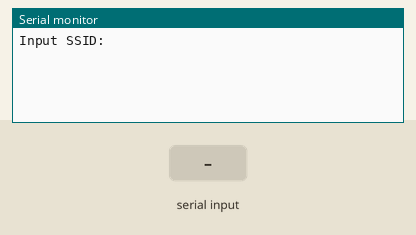
The sketch below on a simulated ESP8266 (NodeMCU). Parts: the last lines printed to the serial monitor. Inputs (shaded band) come from the test bench. WiFi joins after 1.5 s; servers stay silent unless stated.

Above: at 6.0 s.
6.1 s: "T" received over Serial
At 7.6 s:
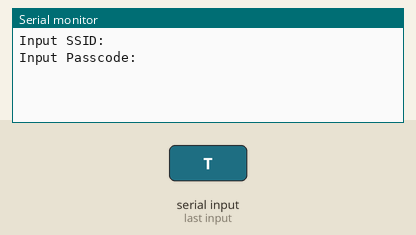
8.6 s: "M" received over Serial
At 11.5 s:
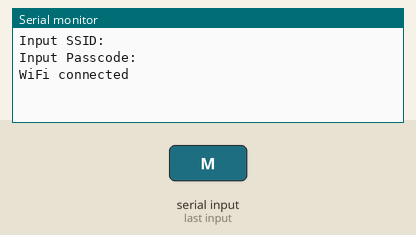
11.6 s: "T" received over Serial
At 14.5 s:
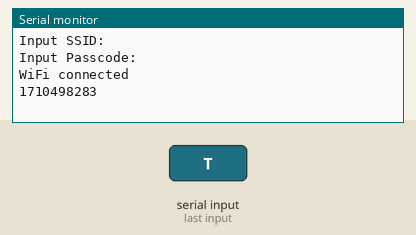

Measured:
- after the input at 6.1 s, the serial monitor: prints a new line after 1.0 s (image 1)
- after the input at 8.6 s, the serial monitor: prints a new line after 2.5 s (image 2)
- after the input at 11.6 s, the serial monitor: prints a new line after 2.3 s (image 3)

The sketch:

WifiController.ino
```cpp
#include <ESP8266WiFi.h>
#include <WiFiUdp.h>

unsigned int localPort = 2390;      // local port to listen for UDP packets
IPAddress timeServerIP; // time.nist.gov NTP server address
const char* ntpServerName = "time.nist.gov";
const int NTP_PACKET_SIZE = 48; // NTP time stamp is in the first 48 bytes of the message
byte packetBuffer[ NTP_PACKET_SIZE]; //buffer to hold incoming and outgoing packets
bool inside_mol = false;

// A UDP instance to let us send and receive packets over UDP
WiFiUDP udp;

void setup() {
  Serial.begin(115200);

  delay(5000);

  Serial.println("Input SSID: ");
  wait_for_response();
  String ssid = Serial.readString();
  Serial.println("Input Passcode: ");
  wait_for_response();
  String pass = Serial.readString();

  // We start by connecting to a WiFi network
  // Debugging - Serial.print("Connecting to ");
  // Debugging - Serial.println(ssid);
  WiFi.mode(WIFI_STA);
  WiFi.begin(ssid, pass);

  while (WiFi.status() != WL_CONNECTED) {
    delay(500);
    // Debugging - Serial.print(".");
  }
  // Debugging - Serial.println("");

  //Debugging - Serial.println("WiFi connected");
  // Debugging - Serial.println("IP address: ");
  // Debugging - Serial.println(WiFi.localIP());

  // Debugging - Serial.println("Starting UDP");
  udp.begin(localPort);
  // Debugging - Serial.print("Local port: ");
  // Debugging - Serial.println(udp.localPort());
}

void wait_for_response()
{
    while(!Serial.available())
    {
    delay(100);
    }
}

void loop() {
    if(!inside_mol)
    {
        Serial.println("WiFi connected");
        inside_mol = true;
    }
    if(Serial.available())
    {
      delay(250);
        String cmd = Serial.readString();
        if(cmd == "T")
        {
          //get a random server from the pool
          WiFi.hostByName(ntpServerName, timeServerIP);

          sendNTPpacket(timeServerIP); // send an NTP packet to a time server
          // wait to see if a reply is available
          delay(1000);

          int cb = udp.parsePacket();
          if (!cb) {
            // Debugging - Serial.println("no packet yet");
          } else {
            // Debugging - Serial.print("packet received, length=");
            // Debugging - Serial.println(cb);
            // We've received a packet, read the data from it
            udp.read(packetBuffer, NTP_PACKET_SIZE); // read the packet into the buffer

            //the timestamp starts at byte 40 of the received packet and is four bytes,
            // or two words, long. First, esxtract the two words:

            unsigned long highWord = word(packetBuffer[40], packetBuffer[41]);
            unsigned long lowWord = word(packetBuffer[42], packetBuffer[43]);
            // combine the four bytes (two words) into a long integer
            // this is NTP time (seconds since Jan 1 1900):
            unsigned long secsSince1900 = highWord << 16 | lowWord;
            // Debugging - Serial.println(secsSince1900);

            // now convert NTP time into everyday time:
            // Debugging - Serial.print("Unix time = ");
            // Unix time starts on Jan 1 1970. In seconds, that's 2208988800:
            const unsigned long seventyYears = 2208988800UL;
            // subtract seventy years:
            unsigned long epoch = secsSince1900 - seventyYears;
            // print Unix time:
            Serial.println(epoch);
          }
        }
        else if(cmd == "M")
        {
        }
    }
}

// send an NTP request to the time server at the given address
void sendNTPpacket(IPAddress& address) {
  // Debugging - Serial.println("sending NTP packet...");
  // set all bytes in the buffer to 0
  memset(packetBuffer, 0, NTP_PACKET_SIZE);
  // Initialize values needed to form NTP request
  // (see URL above for details on the packets)
  packetBuffer[0] = 0b11100011;   // LI, Version, Mode
  packetBuffer[1] = 0;     // Stratum, or type of clock
  packetBuffer[2] = 6;     // Polling Interval
  packetBuffer[3] = 0xEC;  // Peer Clock Precision
  // 8 bytes of zero for Root Delay & Root Dispersion
  packetBuffer[12]  = 49;
  packetBuffer[13]  = 0x4E;
  packetBuffer[14]  = 49;
  packetBuffer[15]  = 52;

  // all NTP fields have been given values, now
  // you can send a packet requesting a timestamp:
  udp.beginPacket(address, 123); //NTP requests are to port 123
  udp.write(packetBuffer, NTP_PACKET_SIZE);
  udp.endPacket();
}
```
